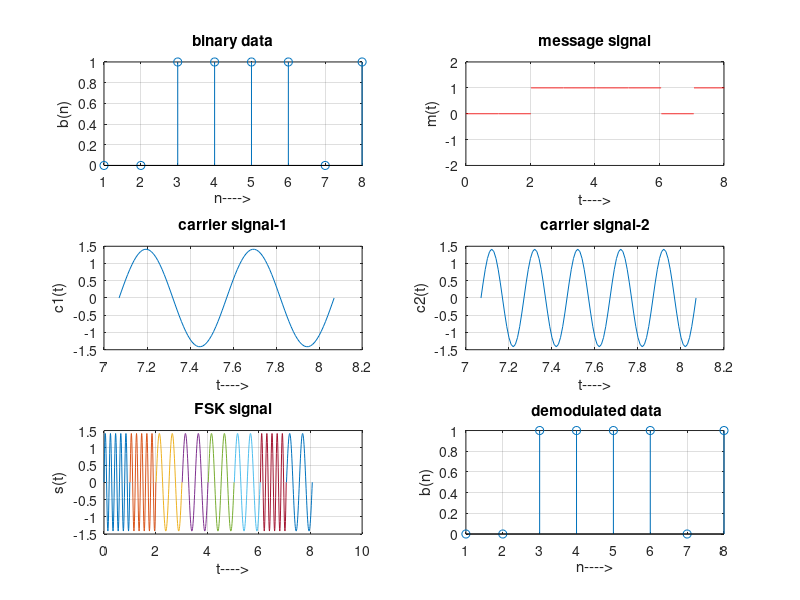

Write MATLAB code to recreate this figure.
% FSK Modulation

clc;
clear all;
close all;
%GENERATE CARRIER SIGNAL
Tb=1; fc1=2;fc2=5;
t=0:(Tb/100):Tb;
c1=sqrt(2/Tb)*sin(2*pi*fc1*t);
c2=sqrt(2/Tb)*sin(2*pi*fc2*t);
 %generate message signal
N=8;
m=rand(1,N);
t1=0;t2=Tb
for i=1:N
 t=[t1:(Tb/100):t2]
 if m(i)>0.5
 m(i)=1;
 m_s=ones(1,length(t));
 invm_s=zeros(1,length(t));
 else
 m(i)=0;
 m_s=zeros(1,length(t));
 invm_s=ones(1,length(t));
 end
 message(i,:)=m_s;
 %Multiplier
 fsk_sig1(i,:)=c1.*m_s;
 fsk_sig2(i,:)=c2.*invm_s;
 fsk=fsk_sig1+fsk_sig2;
 %plotting the message signal and the modulated signal
 subplot(3,2,2);axis([0 N -2 2]);plot(t,message(i,:),'r');
 title('message signal');xlabel('t---->');ylabel('m(t)');grid on;hold on;
 subplot(3,2,5);plot(t,fsk(i,:));
 title('FSK signal');xlabel('t---->');ylabel('s(t)');grid on;hold on;
 t1=t1+(Tb+.01); t2=t2+(Tb+.01);
 end
hold off
%Plotting binary data bits and carrier signal
subplot(3,2,1);stem(m);
title('binary data');xlabel('n---->'); ylabel('b(n)');grid on;
subplot(3,2,3);plot(t,c1);
title('carrier signal-1');xlabel('t---->');ylabel('c1(t)');grid on;
subplot(3,2,4);plot(t,c2);
title('carrier signal-2');xlabel('t---->');ylabel('c2(t)');grid on; 


% FSK Demodulation
 t1=0;t2=Tb
 for i=1:N
 t=[t1:(Tb/100):t2]
 %correlator
 x1=sum(c1.*fsk_sig1(i,:));
 x2=sum(c2.*fsk_sig2(i,:));
 x=x1-x2;
 %decision device
 if x>0
 demod(i)=1;
 else
 demod(i)=0;
 end
 t1=t1+(Tb+.01);
 t2=t2+(Tb+.01);
 end
 %Plotting the demodulated data bits
 subplot(3,2,6);stem(demod);
 title(' demodulated data');xlabel('n---->');ylabel('b(n)'); grid on;
